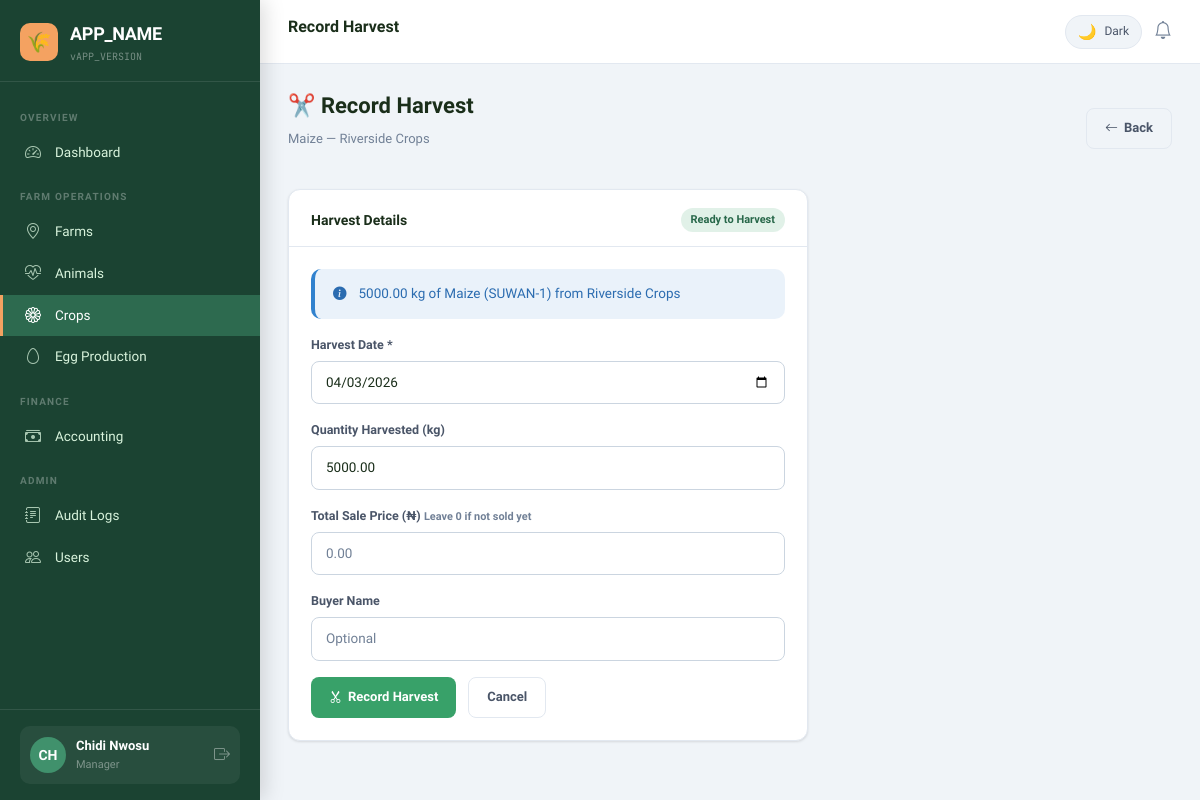
/modules/crops/harvest.php?id=1 (signed in), run on the app's committed database.
### tables this page shows
CREATE TABLE `crops` (
  `id`              INT UNSIGNED NOT NULL AUTO_INCREMENT,
  `farm_id`         INT UNSIGNED NOT NULL,
  `type`            VARCHAR(100) NOT NULL COMMENT 'e.g. Maize, Tomato, Cassava',
  `variety`         VARCHAR(100) DEFAULT NULL,
  `quantity`        DECIMAL(10,2) NOT NULL COMMENT 'In kg or units',
  `quantity_unit`   VARCHAR(20) NOT NULL DEFAULT 'kg',
  `planting_date`   DATE NOT NULL,
  `maturity_days`   SMALLINT UNSIGNED NOT NULL COMMENT 'Days from planting to harvest',
  `harvested`       TINYINT(1) NOT NULL DEFAULT 0,
  `harvested_date`  DATE DEFAULT NULL,
  `price_sold`      DECIMAL(12,2) DEFAULT NULL,
  `notes`           TEXT DEFAULT NULL,
  `created_at`      TIMESTAMP NOT NULL DEFAULT CURRENT_TIMESTAMP,
  `updated_at`      TIMESTAMP NOT NULL DEFAULT CURRENT_TIMESTAMP ON UPDATE CURRENT_TIMESTAMP,
  PRIMARY KEY (`id`),
  INDEX `idx_crops_farm` (`farm_id`),
  INDEX `idx_crops_harvested` (`harvested`),
  INDEX `idx_crops_planting` (`planting_date`),
  CONSTRAINT `fk_crops_farm` FOREIGN KEY (`farm_id`) REFERENCES `farms` (`id`) ON DELETE CASCADE
);

CREATE TABLE `farms` (
  `id`         INT UNSIGNED NOT NULL AUTO_INCREMENT,
  `name`       VARCHAR(150) NOT NULL,
  `state`      VARCHAR(100) NOT NULL,
  `city`       VARCHAR(100) NOT NULL,
  `type`       ENUM('crop','livestock','mixed','poultry','aquaculture','orchard') NOT NULL DEFAULT 'mixed',
  `size`       DECIMAL(10,2) NOT NULL COMMENT 'Size in hectares',
  `created_at` TIMESTAMP NOT NULL DEFAULT CURRENT_TIMESTAMP,
  `updated_at` TIMESTAMP NOT NULL DEFAULT CURRENT_TIMESTAMP ON UPDATE CURRENT_TIMESTAMP,
  PRIMARY KEY (`id`),
  INDEX `idx_farms_state` (`state`),
  INDEX `idx_farms_type` (`type`)
);

### core/db.php (called while the page is built, shortened)
<?php
class DB {
    private static ?PDO $instance = null;
    public static function getInstance(): PDO {
        if (self::$instance === null) {
            $dsn = sprintf(
                'mysql:host=%s;dbname=%s;charset=%s',
                DB_HOST, DB_NAME, DB_CHARSET
            );
            $options = [
                PDO::ATTR_ERRMODE            => PDO::ERRMODE_EXCEPTION,
                PDO::ATTR_DEFAULT_FETCH_MODE => PDO::FETCH_ASSOC,
                PDO::ATTR_EMULATE_PREPARES   => false,
            ];
            try {
                self::$instance = new PDO($dsn, DB_USER, DB_PASS, $options);
            } catch (PDOException $e) {
                error_log('DB Connection failed: ' . $e->getMessage());
                die(json_encode(['error' => 'Database connection failed. Please contact support.']));
            }
        }
        return self::$instance;
    }
    public static function query(string $sql, array $params = []): PDOStatement {
        $stmt = self::getInstance()->prepare($sql);
        $stmt->execute($params);
        return $stmt;
    }
    public static function row(string $sql, array $params = []): ?array {
        $row = self::query($sql, $params)->fetch();
        return $row ?: null;
    }
}

### core/rbac_logger_helpers.php (called while the page is built, shortened)
<?php
function e(string $str): string {
    return htmlspecialchars($str, ENT_QUOTES, 'UTF-8');
}

### modules/crops/harvest.php (the view, shortened to what this page needs)
<?php
require_once __DIR__ . '/../../core/db.php';
require_once __DIR__ . '/../../core/rbac_logger_helpers.php';
$id   = (int)($_GET['id'] ?? 0);
$crop = DB::row("SELECT c.*, f.name AS farm_name FROM crops c JOIN farms f ON f.id=c.farm_id WHERE c.id = ?", [$id]);
include __DIR__ . '/../../templates/header.php';
?>
<div class="ff-page-header">
  <div>
    <h2 class="ff-page-title">✂️ Record Harvest</h2>
    <p class="ff-page-subtitle"><?= e($crop['type']) ?> — <?= e($crop['farm_name']) ?></p>
  </div>
  <a href="index.php" class="ff-btn ff-btn-outline"><i class="bi bi-arrow-left"></i> Back</a>
</div>
<div class="ff-card" style="max-width:520px;">
  <div class="ff-card-header">
    <span class="ff-card-title">Harvest Details</span>
    <span class="ff-badge ff-badge-success">Ready to Harvest</span>
  </div>
  <div class="ff-card-body">
    <div class="ff-alert ff-alert-info mb-16">
      <i class="bi bi-info-circle-fill"></i>
      <span><?= e($crop['quantity']) ?> <?= e($crop['quantity_unit']) ?> of <?= e($crop['type']) ?><?= $crop['variety'] ? ' (' . e($crop['variety']) . ')' : '' ?> from <?= e($crop['farm_name']) ?></span>
    </div>
    <form method="POST">
      <div style="display:grid;gap:16px;">
        <div>
          <label class="ff-form-label">Harvest Date *</label>
          <input type="date" name="harvested_date" class="ff-form-control" required value="<?= date('Y-m-d') ?>">
        </div>
        <div>
          <label class="ff-form-label">Quantity Harvested (<?= e($crop['quantity_unit']) ?>)</label>
          <input type="number" name="qty_sold" class="ff-form-control" step="0.01" value="<?= e($crop['quantity']) ?>">
        </div>
        <div>
          <label class="ff-form-label">Total Sale Price (₦) <small style="color:var(--text-muted);">Leave 0 if not sold yet</small></label>
          <input type="number" name="price_sold" class="ff-form-control" step="0.01" min="0" placeholder="0.00">
        </div>
        <div>
          <label class="ff-form-label">Buyer Name</label>
          <input type="text" name="buyer_name" class="ff-form-control" placeholder="Optional">
        </div>
      </div>
      <div class="d-flex gap-12 mt-16">
        <button type="submit" class="ff-btn ff-btn-success"><i class="bi bi-scissors"></i> Record Harvest</button>
        <a href="index.php" class="ff-btn ff-btn-outline">Cancel</a>
      </div>
    </form>
  </div>
</div>
<?php include __DIR__ . '/../../templates/footer.php'; ?>

### assets/css/app.css (style rules this page uses)
:root { --ff-primary: 'Sora', sans-serif; --ff-mono: 'JetBrains Mono', monospace; --color-brand: #2d6a4f; --color-brand-light: #40916c; --color-brand-dark: #1b4332; --color-accent: #f4a261; --color-accent-dark: #e76f51; --bg-body: #f0f4f8; --bg-card: #ffffff; --bg-sidebar: #1b4332; --bg-sidebar-hover: #2d6a4f; --bg-header: #ffffff; --bg-input: #ffffff; --bg-table-alt: #f8fafb; --text-primary: #1a2e1a; --text-secondary: #4a5568; --text-muted: #718096; --text-sidebar: #d8f3dc; --text-sidebar-active: #ffffff; --text-on-brand: #ffffff; --border-color: #e2e8f0; --border-input: #cbd5e0; --shadow-card: 0 1px 3px rgba(0,0,0,.08), 0 1px 2px rgba(0,0,0,.04); --shadow-card-hover: 0 4px 16px rgba(0,0,0,.12); --shadow-sidebar: 4px 0 20px rgba(0,0,0,.15); --color-success: #38a169; --color-warning: #d69e2e; --color-danger: #e53e3e; --color-info: #3182ce; --radius-card: 12px; --radius-btn: 8px; --radius-input: 8px; --sidebar-width: 260px; --header-height: 64px; --transition: all 0.2s ease; }
*, *::before, *::after { box-sizing: border-box; margin: 0; padding: 0; }
html { scroll-behavior: smooth; }
body { font-family: var(--ff-primary); background: var(--bg-body); color: var(--text-primary); min-height: 100vh; transition: background 0.3s ease, color 0.3s ease; font-size: 14px; line-height: 1.6; }
h1, h2, h3, h4, h5, h6 { font-weight: 600; color: var(--text-primary); line-height: 1.3; }
a { color: var(--color-brand-light); text-decoration: none; }
.ff-page-header { display: flex; align-items: center; justify-content: space-between; margin-bottom: 24px; flex-wrap: wrap; gap: 12px; }
.ff-page-title { font-size: 22px; font-weight: 700; color: var(--text-primary); }
.ff-page-subtitle { font-size: 13px; color: var(--text-muted); margin-top: 2px; }
.ff-card { background: var(--bg-card); border: 1px solid var(--border-color); border-radius: var(--radius-card); box-shadow: var(--shadow-card); transition: box-shadow 0.2s ease, transform 0.2s ease; overflow: hidden; }
.ff-card-header { padding: 18px 22px 14px; border-bottom: 1px solid var(--border-color); display: flex; align-items: center; justify-content: space-between; gap: 12px; }
.ff-card-title { font-size: 14px; font-weight: 600; color: var(--text-primary); }
.ff-card-body { padding: 22px; }
.ff-badge { display: inline-flex; align-items: center; gap: 4px; padding: 3px 10px; border-radius: 20px; font-size: 11px; font-weight: 600; white-space: nowrap; }
.ff-badge-success { background: rgba(56,161,105,.15); color: #276749; }
.ff-form-label { font-size: 12.5px; font-weight: 600; color: var(--text-secondary); margin-bottom: 6px; display: block; }
.ff-form-control { width: 100%; padding: 10px 14px; border: 1px solid var(--border-input); border-radius: var(--radius-input); background: var(--bg-input); color: var(--text-primary); font-family: var(--ff-primary); font-size: 13.5px; transition: border-color 0.2s, box-shadow 0.2s; outline: none; }
.ff-form-control::placeholder { color: var(--text-muted); }
.ff-btn { display: inline-flex; align-items: center; gap: 6px; padding: 9px 18px; border-radius: var(--radius-btn); font-family: var(--ff-primary); font-size: 13px; font-weight: 600; border: none; cursor: pointer; transition: var(--transition); text-decoration: none; white-space: nowrap; }
.ff-btn-success { background: #38a169; color: #fff; }
.ff-btn-outline { background: transparent; border: 1.5px solid var(--border-color); color: var(--text-secondary); }
.ff-alert { display: flex; align-items: flex-start; gap: 12px; padding: 14px 18px; border-radius: 10px; margin-bottom: 20px; font-size: 13.5px; border-left: 4px solid; }
.ff-alert-info { background: rgba(49,130,206,.1); border-color: #3182ce; color: #2b6cb0; }
.d-flex { display: flex; }
.gap-12 { gap: 12px; }
.mb-16 { margin-bottom: 16px; }
.mt-16 { margin-top: 16px; }

### data on the page
crops: type "Maize", farm.name "Riverside Crops", quantity "5000.00", quantity_unit "kg", variety "SUWAN-1", qty_sold "5000.00"

### other printed values
APP_NAME "APP_NAME"
APP_VERSION "APP_VERSION"
$initials "CH"
$user['name'] "Chidi Nwosu"
$user['role'] "Manager"
$pageTitle "Record Harvest"
